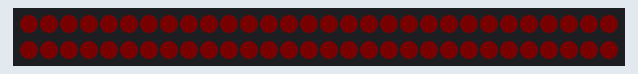
A program run on a simulated CircuitPython board. Shown: 60 RGB LEDs in strip order, left to right, continuing on the next row. Dim RGB values are drawn brighter than linear.

Above: at 2.05 s.
At 11.52 s:
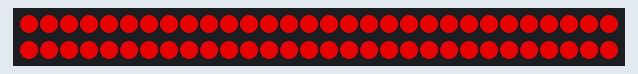
At 21.0 s:
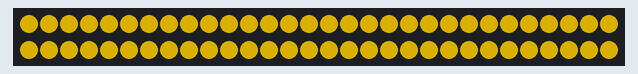
At 30.47 s:
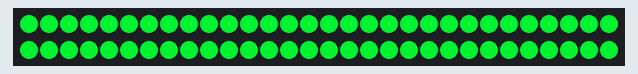
At 35.2 s:
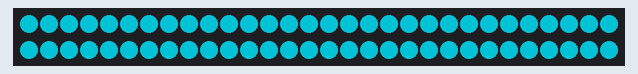
At 39.94 s:
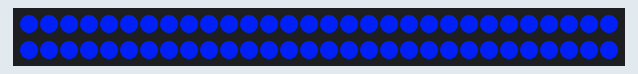

The program:

rgb.py
```python
from __future__ import annotations
import board
import neopixel
import time
from typing import Tuple

# https://circuitpython.readthedocs.io/projects/neopixel/en/latest/


class Leds():
    def __init__(self, num: int = 60) -> Leds:
        self.pixels_num: int = num
        self.pixels = neopixel.NeoPixel(board.D18, num)
        self.current_rgb : Tuple(int, int, int)= (0, 0, 0)
        self.__reset_anim()

    def __reset_anim(self):
        self.is_animation_running = False
        self.stop_anim = False

    def stop_animation(self) -> None:
        if self.is_animation_running == True:
            self.stop_anim = True

    def all_off(self) -> None:
        self.all_on((0, 0, 0))

    def all_on(self, rgb: Tuple[int, int, int]) -> None:
        self.current_rgb = rgb
        self.pixels.fill(rgb)

    def pixel_on(self, i: int, rgb):
        self.pixels[i] = rgb

    def _next_fade(self, col: int, t_col: int, step: int) -> int:
        if col > t_col:
            return min(step, col - t_col)
        elif col < t_col:
            return -min(step, t_col - col)
        else:
            return 0

    def fade_to(self, rgb: Tuple[int, int, int] = (0, 0, 0), speed: float = 0.1, step: int = 1) -> None:
        target = [t for t in rgb]
        reached = False
        self.is_animation_running = True
        while not self.stop_anim and not reached:
            c_rgb = [c for c in self.current_rgb]
            nxt = [
                c_rgb[i] - self._next_fade(c_rgb[i], target[i], step) for i in range(3)]

            if nxt[0] == target[0] and nxt[1] == target[1] and nxt[2] == target[2]:
                reached = True
            self.current_rgb = tuple(nxt)

            self.all_on(self.current_rgb)
            time.sleep(speed)

        # Animation stopped, reset stop
        self.__reset_anim()


if __name__ == '__main__':
    try:
        leds = Leds()

        leds.all_on((0, 0, 0))
        time.sleep(2)
        while True:
            leds.fade_to(step=2, rgb=(255, 0, 0))
            leds.fade_to(step=2, rgb=(0, 255, 0))
            leds.fade_to(step=2, rgb=(0, 0, 255))

        leds.all_off()
    except KeyboardInterrupt:
        print("ctrl + c:")
    finally:
        leds.all_off()
```
